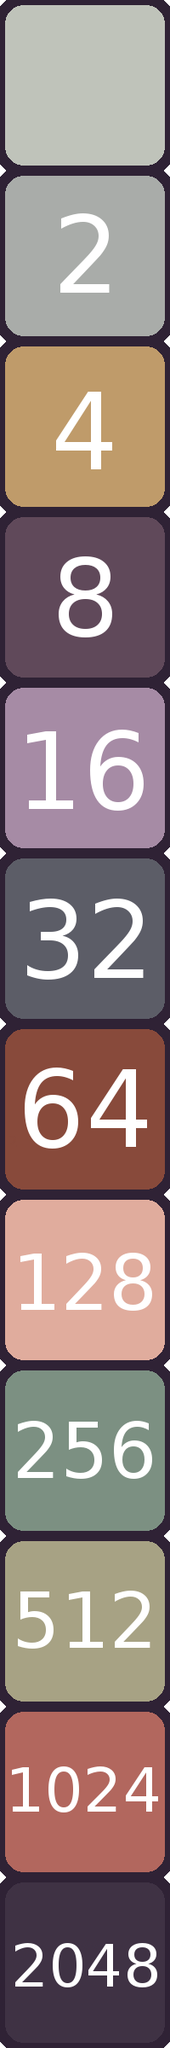

This is a level from a 2D game, rendered from its Tiled map with the project's own tilesets. A one-line summary and the complete map file follow:
An orthogonal 1x12 tile map with 200x200 px tiles, 1 tile layer (Camada de Tiles 1).

<map version="1.0" orientation="orthogonal" renderorder="right-down" width="1" height="12" tilewidth="200" tileheight="200" nextobjectid="1">
 <tileset firstgid="1" name="2048tiles" tilewidth="200" tileheight="200" tilecount="12" columns="0">
  <tile id="0">
   <image width="200" height="200" source="tile0.png" />
  </tile>
  <tile id="1">
   <image width="200" height="200" source="tile2.png" />
  </tile>
  <tile id="2">
   <image width="200" height="200" source="tile4.png" />
  </tile>
  <tile id="3">
   <image width="200" height="200" source="tile8.png" />
  </tile>
  <tile id="4">
   <image width="200" height="200" source="tile16.png" />
  </tile>
  <tile id="5">
   <image width="200" height="200" source="tile32.png" />
  </tile>
  <tile id="6">
   <image width="200" height="200" source="tile64.png" />
  </tile>
  <tile id="7">
   <image width="200" height="200" source="tile128.png" />
  </tile>
  <tile id="8">
   <image width="200" height="200" source="tile256.png" />
  </tile>
  <tile id="9">
   <image width="200" height="200" source="tile512.png" />
  </tile>
  <tile id="10">
   <image width="200" height="200" source="tile1024.png" />
  </tile>
  <tile id="11">
   <image width="200" height="200" source="tile2048.png" />
  </tile>
 </tileset>
 <layer name="Camada de Tiles 1" width="1" height="12">
  <data encoding="csv">
1,
2,
3,
4,
5,
6,
7,
8,
9,
10,
11,
12
</data>
 </layer>
</map>